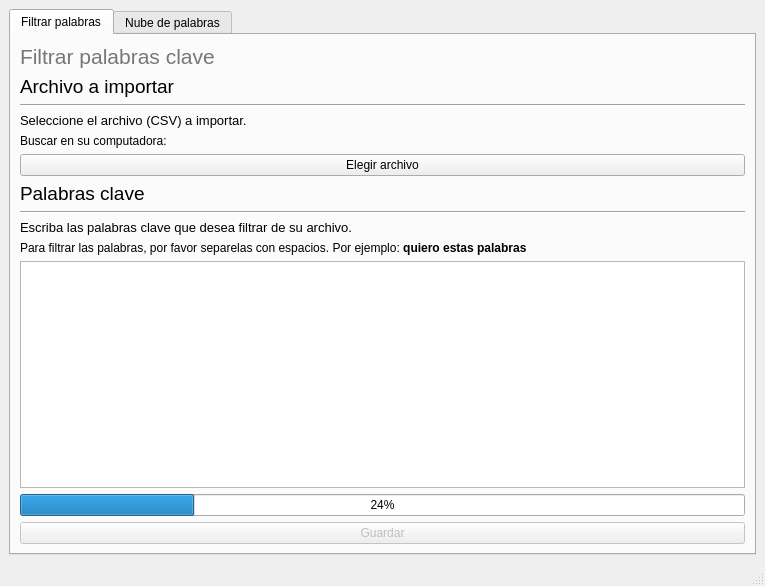
<?xml version="1.0" encoding="UTF-8"?>
<ui version="4.0">
 <class>MainWindow</class>
 <widget class="QMainWindow" name="MainWindow">
  <property name="geometry">
   <rect>
    <x>0</x>
    <y>0</y>
    <width>765</width>
    <height>586</height>
   </rect>
  </property>
  <property name="windowTitle">
   <string>MainWindow</string>
  </property>
  <widget class="QWidget" name="centralwidget">
   <layout class="QGridLayout" name="gridLayout">
    <item row="0" column="0">
     <widget class="QTabWidget" name="tabWidget">
      <property name="currentIndex">
       <number>0</number>
      </property>
      <widget class="QWidget" name="tab_5">
       <attribute name="title">
        <string>Filtrar palabras</string>
       </attribute>
       <layout class="QGridLayout" name="gridLayout_3">
        <item row="0" column="0">
         <layout class="QVBoxLayout" name="verticalLayout">
          <item>
           <layout class="QGridLayout" name="gridLayout_2">
            <item row="0" column="0">
             <widget class="QLabel" name="label">
              <property name="font">
               <font>
                <pointsize>16</pointsize>
               </font>
              </property>
              <property name="text">
               <string>&lt;html&gt;&lt;head/&gt;&lt;body&gt;&lt;p&gt;&lt;span style=&quot; font-size:16pt; color:#777777;&quot;&gt;Filtrar palabras clave&lt;/span&gt;&lt;/p&gt;&lt;/body&gt;&lt;/html&gt;</string>
              </property>
             </widget>
            </item>
            <item row="1" column="0">
             <widget class="QLabel" name="label_2">
              <property name="text">
               <string>&lt;html&gt;&lt;head/&gt;&lt;body&gt;&lt;p&gt;&lt;span style=&quot; font-size:14pt;&quot;&gt;Archivo a importar&lt;/span&gt;&lt;/p&gt;&lt;/body&gt;&lt;/html&gt;</string>
              </property>
             </widget>
            </item>
            <item row="2" column="0">
             <widget class="Line" name="line">
              <property name="orientation">
               <enum>Qt::Horizontal</enum>
              </property>
             </widget>
            </item>
            <item row="3" column="0">
             <widget class="QLabel" name="label_3">
              <property name="text">
               <string>&lt;html&gt;&lt;head/&gt;&lt;body&gt;&lt;p&gt;&lt;span style=&quot; font-size:10pt;&quot;&gt;Seleccione el archivo (CSV) a importar.&lt;/span&gt;&lt;/p&gt;&lt;/body&gt;&lt;/html&gt;</string>
              </property>
             </widget>
            </item>
            <item row="4" column="0">
             <widget class="QLabel" name="label_4">
              <property name="text">
               <string>&lt;html&gt;&lt;head/&gt;&lt;body&gt;&lt;p&gt;&lt;span style=&quot; font-size:9pt;&quot;&gt;Buscar en su computadora:&lt;/span&gt;&lt;/p&gt;&lt;/body&gt;&lt;/html&gt;</string>
              </property>
             </widget>
            </item>
            <item row="5" column="0">
             <widget class="QPushButton" name="archivoBtn">
              <property name="text">
               <string>Elegir archivo</string>
              </property>
             </widget>
            </item>
            <item row="6" column="0">
             <widget class="QLabel" name="label_5">
              <property name="text">
               <string>&lt;html&gt;&lt;head/&gt;&lt;body&gt;&lt;p&gt;&lt;span style=&quot; font-size:14pt;&quot;&gt;Palabras clave&lt;/span&gt;&lt;/p&gt;&lt;/body&gt;&lt;/html&gt;</string>
              </property>
             </widget>
            </item>
            <item row="7" column="0">
             <widget class="Line" name="line_2">
              <property name="orientation">
               <enum>Qt::Horizontal</enum>
              </property>
             </widget>
            </item>
            <item row="8" column="0">
             <widget class="QLabel" name="label_6">
              <property name="text">
               <string>&lt;html&gt;&lt;head/&gt;&lt;body&gt;&lt;p&gt;&lt;span style=&quot; font-size:10pt;&quot;&gt;Escriba las palabras clave que desea filtrar de su archivo.&lt;/span&gt;&lt;/p&gt;&lt;/body&gt;&lt;/html&gt;</string>
              </property>
             </widget>
            </item>
            <item row="9" column="0">
             <widget class="QLabel" name="label_7">
              <property name="text">
               <string>&lt;html&gt;&lt;head/&gt;&lt;body&gt;&lt;p&gt;Para filtrar las palabras, por favor separelas con espacios. Por ejemplo: &lt;span style=&quot; font-weight:600;&quot;&gt;quiero estas palabras&lt;/span&gt;&lt;/p&gt;&lt;/body&gt;&lt;/html&gt;</string>
              </property>
             </widget>
            </item>
            <item row="10" column="0">
             <widget class="QTextBrowser" name="textBrowser">
              <property name="readOnly">
               <bool>false</bool>
              </property>
             </widget>
            </item>
            <item row="11" column="0">
             <widget class="QProgressBar" name="progressBar">
              <property name="enabled">
               <bool>true</bool>
              </property>
              <property name="value">
               <number>24</number>
              </property>
             </widget>
            </item>
            <item row="12" column="0">
             <widget class="QPushButton" name="guardarBtn">
              <property name="enabled">
               <bool>false</bool>
              </property>
              <property name="text">
               <string>Guardar</string>
              </property>
             </widget>
            </item>
           </layout>
          </item>
         </layout>
        </item>
       </layout>
      </widget>
      <widget class="QWidget" name="tab_6">
       <attribute name="title">
        <string>Nube de palabras</string>
       </attribute>
       <layout class="QGridLayout" name="gridLayout_4">
        <item row="0" column="0">
         <layout class="QVBoxLayout" name="verticalLayout_2">
          <item>
           <widget class="QLabel" name="label_8">
            <property name="text">
             <string>&lt;html&gt;&lt;head/&gt;&lt;body&gt;&lt;p&gt;&lt;span style=&quot; font-size:16pt; color:#777777;&quot;&gt;Nube de palabras&lt;/span&gt;&lt;/p&gt;&lt;/body&gt;&lt;/html&gt;</string>
            </property>
            <property name="alignment">
             <set>Qt::AlignLeading|Qt::AlignLeft|Qt::AlignVCenter</set>
            </property>
           </widget>
          </item>
          <item>
           <widget class="QLabel" name="label_9">
            <property name="text">
             <string>&lt;html&gt;&lt;head/&gt;&lt;body&gt;&lt;p&gt;&lt;span style=&quot; font-size:14pt;&quot;&gt;Archivo a importar&lt;/span&gt;&lt;/p&gt;&lt;/body&gt;&lt;/html&gt;</string>
            </property>
           </widget>
          </item>
          <item>
           <widget class="Line" name="line_3">
            <property name="orientation">
             <enum>Qt::Horizontal</enum>
            </property>
           </widget>
          </item>
          <item>
           <widget class="QLabel" name="label_10">
            <property name="text">
             <string>&lt;html&gt;&lt;head/&gt;&lt;body&gt;&lt;p&gt;&lt;span style=&quot; font-size:10pt;&quot;&gt;Seleccione el archivo (CSV) a importar.&lt;/span&gt;&lt;/p&gt;&lt;/body&gt;&lt;/html&gt;</string>
            </property>
           </widget>
          </item>
          <item>
           <widget class="QLabel" name="label_11">
            <property name="text">
             <string>&lt;html&gt;&lt;head/&gt;&lt;body&gt;&lt;p&gt;&lt;span style=&quot; font-size:9pt;&quot;&gt;Buscar en su computadora:&lt;/span&gt;&lt;/p&gt;&lt;/body&gt;&lt;/html&gt;</string>
            </property>
           </widget>
          </item>
          <item>
           <widget class="QPushButton" name="archivo2Btn">
            <property name="text">
             <string>Elegir archivo</string>
            </property>
           </widget>
          </item>
         </layout>
        </item>
        <item row="2" column="0">
         <widget class="QPushButton" name="histogramaBtn">
          <property name="enabled">
           <bool>false</bool>
          </property>
          <property name="text">
           <string>Ver histograma</string>
          </property>
         </widget>
        </item>
        <item row="1" column="0">
         <widget class="QGraphicsView" name="graphicsView">
          <property name="enabled">
           <bool>false</bool>
          </property>
         </widget>
        </item>
       </layout>
      </widget>
     </widget>
    </item>
   </layout>
  </widget>
  <widget class="QStatusBar" name="statusbar"/>
  <action name="actionSalir">
   <property name="text">
    <string>Salir</string>
   </property>
  </action>
  <action name="actionFiltrar">
   <property name="text">
    <string>Filtrar</string>
   </property>
  </action>
  <action name="actionNube_de_palabras">
   <property name="text">
    <string>Nube de palabras</string>
   </property>
  </action>
 </widget>
 <resources/>
 <connections/>
</ui>
